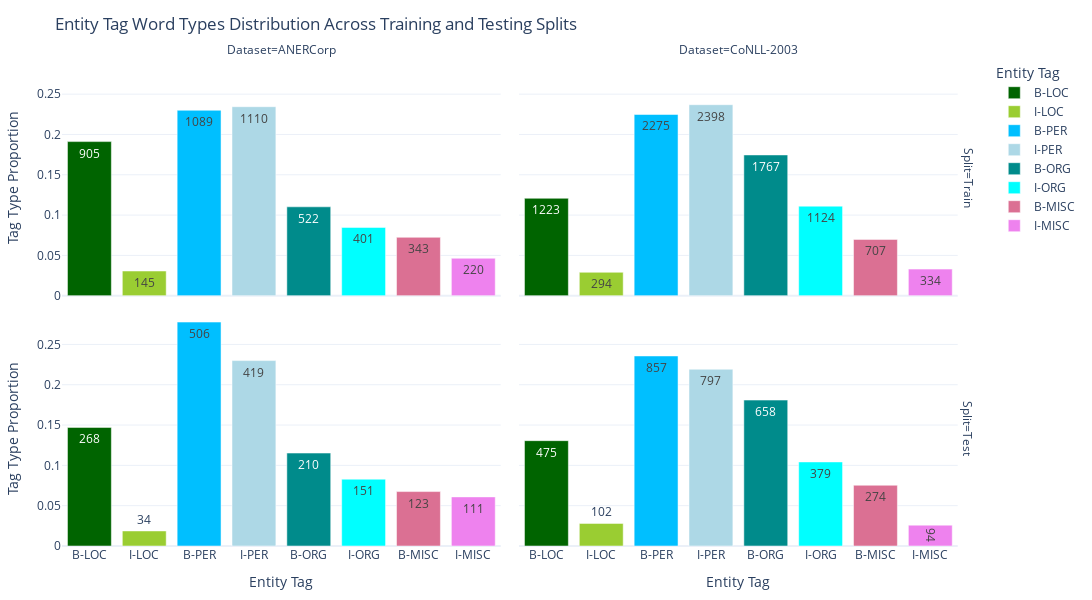

The notebook cell this image was saved under:
### Code cell
# Step 1: Calculate the total tag types for each Dataset and Split
total_tag_types = combined_tag_stats.groupby(['Dataset', 'Split'])['Tag Types'].sum().reset_index()
total_tag_types.rename(columns={'Tag Types': 'Total Tag Types'}, inplace=True)

# Step 2: Merge the total back to the original DataFrame to calculate proportions
df = combined_tag_stats.merge(total_tag_types, on=['Dataset', 'Split'])

# Step 3: Calculate the proportion of tag types within each group
df['Tag Type Proportion'] = df['Tag Types'] / df['Total Tag Types']

df
visualizer = EntityTagVisualizer(df=df)
visualizer.preprocess_data()

visualizer.plot_faceted_bar_chart('Tag Type Proportion', 'Tag Types', "Entity Tag Word Types Distribution Across Training and Testing Splits",)

### Figure 1 — Plotly figure (JSON) as saved in the notebook; plotly's stock layout.template omitted (floating-point values rounded to 4 significant figures)
{"data": [{"alignmentgroup": "True", "hovertemplate": "Entity Tag=%{x}<br>Split=Train<br>Dataset=ANERCorp<br>Tag Type Proportion=%{y}<br>Tag Types=%{text}<extra></extra>", "legendgroup": "B-LOC", "marker": {"color": "darkgreen", "pattern": {"shape": ""}}, "name": "B-LOC", "offsetgroup": "B-LOC", "orientation": "v", "showlegend": true, "text": [905], "textposition": "auto", "type": "bar", "x": ["B-LOC"], "xaxis": "x3", "y": [0.1911], "yaxis": "y3"}, {"alignmentgroup": "True", "hovertemplate": "Entity Tag=%{x}<br>Split=Train<br>Dataset=CoNLL-2003<br>Tag Type Proportion=%{y}<br>Tag Types=%{text}<extra></extra>", "legendgroup": "B-LOC", "marker": {"color": "darkgreen", "pattern": {"shape": ""}}, "name": "B-LOC", "offsetgroup": "B-LOC", "orientation": "v", "showlegend": false, "text": [1223], "textposition": "auto", "type": "bar", "x": ["B-LOC"], "xaxis": "x4", "y": [0.1208], "yaxis": "y4"}, {"alignmentgroup": "True", "hovertemplate": "Entity Tag=%{x}<br>Split=Test<br>Dataset=ANERCorp<br>Tag Type Proportion=%{y}<br>Tag Types=%{text}<extra></extra>", "legendgroup": "B-LOC", "marker": {"color": "darkgreen", "pattern": {"shape": ""}}, "name": "B-LOC", "offsetgroup": "B-LOC", "orientation": "v", "showlegend": false, "text": [268], "textposition": "auto", "type": "bar", "x": ["B-LOC"], "xaxis": "x", "y": [0.1471], "yaxis": "y"}, {"alignmentgroup": "True", "hovertemplate": "Entity Tag=%{x}<br>Split=Test<br>Dataset=CoNLL-2003<br>Tag Type Proportion=%{y}<br>Tag Types=%{text}<extra></extra>", "legendgroup": "B-LOC", "marker": {"color": "darkgreen", "pattern": {"shape": ""}}, "name": "B-LOC", "offsetgroup": "B-LOC", "orientation": "v", "showlegend": false, "text": [475], "textposition": "auto", "type": "bar", "x": ["B-LOC"], "xaxis": "x2", "y": [0.1306], "yaxis": "y2"}, {"alignmentgroup": "True", "hovertemplate": "Entity Tag=%{x}<br>Split=Train<br>Dataset=ANERCorp<br>Tag Type Proportion=%{y}<br>Tag Types=%{text}<extra></extra>", "legendgroup": "I-LOC", "marker": {"color": "yellowgreen", "pattern": {"shape": ""}}, "name": "I-LOC", "offsetgroup": "I-LOC", "orientation": "v", "showlegend": true, "text": [145], "textposition": "auto", "type": "bar", "x": ["I-LOC"], "xaxis": "x3", "y": [0.03062], "yaxis": "y3"}, {"alignmentgroup": "True", "hovertemplate": "Entity Tag=%{x}<br>Split=Train<br>Dataset=CoNLL-2003<br>Tag Type Proportion=%{y}<br>Tag Types=%{text}<extra></extra>", "legendgroup": "I-LOC", "marker": {"color": "yellowgreen", "pattern": {"shape": ""}}, "name": "I-LOC", "offsetgroup": "I-LOC", "orientation": "v", "showlegend": false, "text": [294], "textposition": "auto", "type": "bar", "x": ["I-LOC"], "xaxis": "x4", "y": [0.02905], "yaxis": "y4"}, {"alignmentgroup": "True", "hovertemplate": "Entity Tag=%{x}<br>Split=Test<br>Dataset=ANERCorp<br>Tag Type Proportion=%{y}<br>Tag Types=%{text}<extra></extra>", "legendgroup": "I-LOC", "marker": {"color": "yellowgreen", "pattern": {"shape": ""}}, "name": "I-LOC", "offsetgroup": "I-LOC", "orientation": "v", "showlegend": false, "text": [34], "textposition": "auto", "type": "bar", "x": ["I-LOC"], "xaxis": "x", "y": [0.01866], "yaxis": "y"}, {"alignmentgroup": "True", "hovertemplate": "Entity Tag=%{x}<br>Split=Test<br>Dataset=CoNLL-2003<br>Tag Type Proportion=%{y}<br>Tag Types=%{text}<extra></extra>", "legendgroup": "I-LOC", "marker": {"color": "yellowgreen", "pattern": {"shape": ""}}, "name": "I-LOC", "offsetgroup": "I-LOC", "orientation": "v", "showlegend": false, "text": [102], "textposition": "auto", "type": "bar", "x": ["I-LOC"], "xaxis": "x2", "y": [0.02805], "yaxis": "y2"}, {"alignmentgroup": "True", "hovertemplate": "Entity Tag=%{x}<br>Split=Train<br>Dataset=ANERCorp<br>Tag Type Proportion=%{y}<br>Tag Types=%{text}<extra></extra>", "legendgroup": "B-PER", "marker": {"color": "deepskyblue", "pattern": {"shape": ""}}, "name": "B-PER", "offsetgroup": "B-PER", "orientation": "v", "showlegend": true, "text": [1089], "textposition": "auto", "type": "bar", "x": ["B-PER"], "xaxis": "x3", "y": [0.23], "yaxis": "y3"}, {"alignmentgroup": "True", "hovertemplate": "Entity Tag=%{x}<br>Split=Train<br>Dataset=CoNLL-2003<br>Tag Type Proportion=%{y}<br>Tag Types=%{text}<extra></extra>", "legendgroup": "B-PER", "marker": {"color": "deepskyblue", "pattern": {"shape": ""}}, "name": "B-PER", "offsetgroup": "B-PER", "orientation": "v", "showlegend": false, "text": [2275], "textposition": "auto", "type": "bar", "x": ["B-PER"], "xaxis": "x4", "y": [0.2248], "yaxis": "y4"}, {"alignmentgroup": "True", "hovertemplate": "Entity Tag=%{x}<br>Split=Test<br>Dataset=ANERCorp<br>Tag Type Proportion=%{y}<br>Tag Types=%{text}<extra></extra>", "legendgroup": "B-PER", "marker": {"color": "deepskyblue", "pattern": {"shape": ""}}, "name": "B-PER", "offsetgroup": "B-PER", "orientation": "v", "showlegend": false, "text": [506], "textposition": "auto", "type": "bar", "x": ["B-PER"], "xaxis": "x", "y": [0.2777], "yaxis": "y"}, {"alignmentgroup": "True", "hovertemplate": "Entity Tag=%{x}<br>Split=Test<br>Dataset=CoNLL-2003<br>Tag Type Proportion=%{y}<br>Tag Types=%{text}<extra></extra>", "legendgroup": "B-PER", "marker": {"color": "deepskyblue", "pattern": {"shape": ""}}, "name": "B-PER", "offsetgroup": "B-PER", "orientation": "v", "showlegend": false, "text": [857], "textposition": "auto", "type": "bar", "x": ["B-PER"], "xaxis": "x2", "y": [0.2357], "yaxis": "y2"}, {"alignmentgroup": "True", "hovertemplate": "Entity Tag=%{x}<br>Split=Train<br>Dataset=ANERCorp<br>Tag Type Proportion=%{y}<br>Tag Types=%{text}<extra></extra>", "legendgroup": "I-PER", "marker": {"color": "lightblue", "pattern": {"shape": ""}}, "name": "I-PER", "offsetgroup": "I-PER", "orientation": "v", "showlegend": true, "text": [1110], "textposition": "auto", "type": "bar", "x": ["I-PER"], "xaxis": "x3", "y": [0.2344], "yaxis": "y3"}, {"alignmentgroup": "True", "hovertemplate": "Entity Tag=%{x}<br>Split=Train<br>Dataset=CoNLL-2003<br>Tag Type Proportion=%{y}<br>Tag Types=%{text}<extra></extra>", "legendgroup": "I-PER", "marker": {"color": "lightblue", "pattern": {"shape": ""}}, "name": "I-PER", "offsetgroup": "I-PER", "orientation": "v", "showlegend": false, "text": [2398], "textposition": "auto", "type": "bar", "x": ["I-PER"], "xaxis": "x4", "y": [0.2369], "yaxis": "y4"}, {"alignmentgroup": "True", "hovertemplate": "Entity Tag=%{x}<br>Split=Test<br>Dataset=ANERCorp<br>Tag Type Proportion=%{y}<br>Tag Types=%{text}<extra></extra>", "legendgroup": "I-PER", "marker": {"color": "lightblue", "pattern": {"shape": ""}}, "name": "I-PER", "offsetgroup": "I-PER", "orientation": "v", "showlegend": false, "text": [419], "textposition": "auto", "type": "bar", "x": ["I-PER"], "xaxis": "x", "y": [0.23], "yaxis": "y"}, {"alignmentgroup": "True", "hovertemplate": "Entity Tag=%{x}<br>Split=Test<br>Dataset=CoNLL-2003<br>Tag Type Proportion=%{y}<br>Tag Types=%{text}<extra></extra>", "legendgroup": "I-PER", "marker": {"color": "lightblue", "pattern": {"shape": ""}}, "name": "I-PER", "offsetgroup": "I-PER", "orientation": "v", "showlegend": false, "text": [797], "textposition": "auto", "type": "bar", "x": ["I-PER"], "xaxis": "x2", "y": [0.2192], "yaxis": "y2"}, {"alignmentgroup": "True", "hovertemplate": "Entity Tag=%{x}<br>Split=Train<br>Dataset=ANERCorp<br>Tag Type Proportion=%{y}<br>Tag Types=%{text}<extra></extra>", "legendgroup": "B-ORG", "marker": {"color": "darkcyan", "pattern": {"shape": ""}}, "name": "B-ORG", "offsetgroup": "B-ORG", "orientation": "v", "showlegend": true, "text": [522], "textposition": "auto", "type": "bar", "x": ["B-ORG"], "xaxis": "x3", "y": [0.1102], "yaxis": "y3"}, {"alignmentgroup": "True", "hovertemplate": "Entity Tag=%{x}<br>Split=Train<br>Dataset=CoNLL-2003<br>Tag Type Proportion=%{y}<br>Tag Types=%{text}<extra></extra>", "legendgroup": "B-ORG", "marker": {"color": "darkcyan", "pattern": {"shape": ""}}, "name": "B-ORG", "offsetgroup": "B-ORG", "orientation": "v", "showlegend": false, "text": [1767], "textposition": "auto", "type": "bar", "x": ["B-ORG"], "xaxis": "x4", "y": [0.1746], "yaxis": "y4"}, {"alignmentgroup": "True", "hovertemplate": "Entity Tag=%{x}<br>Split=Test<br>Dataset=ANERCorp<br>Tag Type Proportion=%{y}<br>Tag Types=%{text}<extra></extra>", "legendgroup": "B-ORG", "marker": {"color": "darkcyan", "pattern": {"shape": ""}}, "name": "B-ORG", "offsetgroup": "B-ORG", "orientation": "v", "showlegend": false, "text": [210], "textposition": "auto", "type": "bar", "x": ["B-ORG"], "xaxis": "x", "y": [0.1153], "yaxis": "y"}, {"alignmentgroup": "True", "hovertemplate": "Entity Tag=%{x}<br>Split=Test<br>Dataset=CoNLL-2003<br>Tag Type Proportion=%{y}<br>Tag Types=%{text}<extra></extra>", "legendgroup": "B-ORG", "marker": {"color": "darkcyan", "pattern": {"shape": ""}}, "name": "B-ORG", "offsetgroup": "B-ORG", "orientation": "v", "showlegend": false, "text": [658], "textposition": "auto", "type": "bar", "x": ["B-ORG"], "xaxis": "x2", "y": [0.181], "yaxis": "y2"}, {"alignmentgroup": "True", "hovertemplate": "Entity Tag=%{x}<br>Split=Train<br>Dataset=ANERCorp<br>Tag Type Proportion=%{y}<br>Tag Types=%{text}<extra></extra>", "legendgroup": "I-ORG", "marker": {"color": "cyan", "pattern": {"shape": ""}}, "name": "I-ORG", "offsetgroup": "I-ORG", "orientation": "v", "showlegend": true, "text": [401], "textposition": "auto", "type": "bar", "x": ["I-ORG"], "xaxis": "x3", "y": [0.08469], "yaxis": "y3"}, {"alignmentgroup": "True", "hovertemplate": "Entity Tag=%{x}<br>Split=Train<br>Dataset=CoNLL-2003<br>Tag Type Proportion=%{y}<br>Tag Types=%{text}<extra></extra>", "legendgroup": "I-ORG", "marker": {"color": "cyan", "pattern": {"shape": ""}}, "name": "I-ORG", "offsetgroup": "I-ORG", "orientation": "v", "showlegend": false, "text": [1124], "textposition": "auto", "type": "bar", "x": ["I-ORG"], "xaxis": "x4", "y": [0.111], "yaxis": "y4"}, {"alignmentgroup": "True", "hovertemplate": "Entity Tag=%{x}<br>Split=Test<br>Dataset=ANERCorp<br>Tag Type Proportion=%{y}<br>Tag Types=%{text}<extra></extra>", "legendgroup": "I-ORG", "marker": {"color": "cyan", "pattern": {"shape": ""}}, "name": "I-ORG", "offsetgroup": "I-ORG", "orientation": "v", "showlegend": false, "text": [151], "textposition": "auto", "type": "bar", "x": ["I-ORG"], "xaxis": "x", "y": [0.08288], "yaxis": "y"}, {"alignmentgroup": "True", "hovertemplate": "Entity Tag=%{x}<br>Split=Test<br>Dataset=CoNLL-2003<br>Tag Type Proportion=%{y}<br>Tag Types=%{text}<extra></extra>", "legendgroup": "I-ORG", "marker": {"color": "cyan", "pattern": {"shape": ""}}, "name": "I-ORG", "offsetgroup": "I-ORG", "orientation": "v", "showlegend": false, "text": [379], "textposition": "auto", "type": "bar", "x": ["I-ORG"], "xaxis": "x2", "y": [0.1042], "yaxis": "y2"}, {"alignmentgroup": "True", "hovertemplate": "Entity Tag=%{x}<br>Split=Train<br>Dataset=ANERCorp<br>Tag Type Proportion=%{y}<br>Tag Types=%{text}<extra></extra>", "legendgroup": "B-MISC", "marker": {"color": "palevioletred", "pattern": {"shape": ""}}, "name": "B-MISC", "offsetgroup": "B-MISC", "orientation": "v", "showlegend": true, "text": [343], "textposition": "auto", "type": "bar", "x": ["B-MISC"], "xaxis": "x3", "y": [0.07244], "yaxis": "y3"}, {"alignmentgroup": "True", "hovertemplate": "Entity Tag=%{x}<br>Split=Train<br>Dataset=CoNLL-2003<br>Tag Type Proportion=%{y}<br>Tag Types=%{text}<extra></extra>", "legendgroup": "B-MISC", "marker": {"color": "palevioletred", "pattern": {"shape": ""}}, "name": "B-MISC", "offsetgroup": "B-MISC", "orientation": "v", "showlegend": false, "text": [707], "textposition": "auto", "type": "bar", "x": ["B-MISC"], "xaxis": "x4", "y": [0.06985], "yaxis": "y4"}, {"alignmentgroup": "True", "hovertemplate": "Entity Tag=%{x}<br>Split=Test<br>Dataset=ANERCorp<br>Tag Type Proportion=%{y}<br>Tag Types=%{text}<extra></extra>", "legendgroup": "B-MISC", "marker": {"color": "palevioletred", "pattern": {"shape": ""}}, "name": "B-MISC", "offsetgroup": "B-MISC", "orientation": "v", "showlegend": false, "text": [123], "textposition": "auto", "type": "bar", "x": ["B-MISC"], "xaxis": "x", "y": [0.06751], "yaxis": "y"}, {"alignmentgroup": "True", "hovertemplate": "Entity Tag=%{x}<br>Split=Test<br>Dataset=CoNLL-2003<br>Tag Type Proportion=%{y}<br>Tag Types=%{text}<extra></extra>", "legendgroup": "B-MISC", "marker": {"color": "palevioletred", "pattern": {"shape": ""}}, "name": "B-MISC", "offsetgroup": "B-MISC", "orientation": "v", "showlegend": false, "text": [274], "textposition": "auto", "type": "bar", "x": ["B-MISC"], "xaxis": "x2", "y": [0.07536], "yaxis": "y2"}, {"alignmentgroup": "True", "hovertemplate": "Entity Tag=%{x}<br>Split=Train<br>Dataset=ANERCorp<br>Tag Type Proportion=%{y}<br>Tag Types=%{text}<extra></extra>", "legendgroup": "I-MISC", "marker": {"color": "violet", "pattern": {"shape": ""}}, "name": "I-MISC", "offsetgroup": "I-MISC", "orientation": "v", "showlegend": true, "text": [220], "textposition": "auto", "type": "bar", "x": ["I-MISC"], "xaxis": "x3", "y": [0.04646], "yaxis": "y3"}, {"alignmentgroup": "True", "hovertemplate": "Entity Tag=%{x}<br>Split=Train<br>Dataset=CoNLL-2003<br>Tag Type Proportion=%{y}<br>Tag Types=%{text}<extra></extra>", "legendgroup": "I-MISC", "marker": {"color": "violet", "pattern": {"shape": ""}}, "name": "I-MISC", "offsetgroup": "I-MISC", "orientation": "v", "showlegend": false, "text": [334], "textposition": "auto", "type": "bar", "x": ["I-MISC"], "xaxis": "x4", "y": [0.033], "yaxis": "y4"}, {"alignmentgroup": "True", "hovertemplate": "Entity Tag=%{x}<br>Split=Test<br>Dataset=ANERCorp<br>Tag Type Proportion=%{y}<br>Tag Types=%{text}<extra></extra>", "legendgroup": "I-MISC", "marker": {"color": "violet", "pattern": {"shape": ""}}, "name": "I-MISC", "offsetgroup": "I-MISC", "orientation": "v", "showlegend": false, "text": [111], "textposition": "auto", "type": "bar", "x": ["I-MISC"], "xaxis": "x", "y": [0.06092], "yaxis": "y"}, {"alignmentgroup": "True", "hovertemplate": "Entity Tag=%{x}<br>Split=Test<br>Dataset=CoNLL-2003<br>Tag Type Proportion=%{y}<br>Tag Types=%{text}<extra></extra>", "legendgroup": "I-MISC", "marker": {"color": "violet", "pattern": {"shape": ""}}, "name": "I-MISC", "offsetgroup": "I-MISC", "orientation": "v", "showlegend": false, "text": [94], "textposition": "auto", "type": "bar", "x": ["I-MISC"], "xaxis": "x2", "y": [0.02585], "yaxis": "y2"}], "layout": {"annotations": [{"font": {}, "showarrow": false, "text": "Dataset=ANERCorp", "x": 0.24, "xanchor": "center", "xref": "paper", "y": 1, "yanchor": "bottom", "yref": "paper"}, {"font": {}, "showarrow": false, "text": "Dataset=CoNLL-2003", "x": 0.74, "xanchor": "center", "xref": "paper", "y": 1, "yanchor": "bottom", "yref": "paper"}, {"font": {}, "showarrow": false, "text": "Split=Test", "textangle": 90, "x": 0.98, "xanchor": "left", "xref": "paper", "y": 0.2425, "yanchor": "middle", "yref": "paper"}, {"font": {}, "showarrow": false, "text": "Split=Train", "textangle": 90, "x": 0.98, "xanchor": "left", "xref": "paper", "y": 0.7575, "yanchor": "middle", "yref": "paper"}], "barmode": "relative", "height": 600, "legend": {"title": {"text": "Entity Tag"}, "tracegroupgap": 0}, "margin": {"b": 20, "l": 20, "r": 20, "t": 60}, "title": {"text": "Entity Tag Word Types Distribution Across Training and Testing Splits"}, "width": 1200, "xaxis": {"anchor": "y", "categoryarray": ["B-LOC", "I-LOC", "B-PER", "I-PER", "B-ORG", "I-ORG", "B-MISC", "I-MISC"], "categoryorder": "array", "domain": [0, 0.48], "title": {"text": "Entity Tag"}}, "xaxis2": {"anchor": "y2", "categoryarray": ["B-LOC", "I-LOC", "B-PER", "I-PER", "B-ORG", "I-ORG", "B-MISC", "I-MISC"], "categoryorder": "array", "domain": [0.5, 0.98], "matches": "x", "title": {"text": "Entity Tag"}}, "xaxis3": {"anchor": "y3", "domain": [0, 0.48], "matches": "x", "showticklabels": false}, "xaxis4": {"anchor": "y4", "domain": [0.5, 0.98], "matches": "x", "showticklabels": false}, "yaxis": {"anchor": "x", "domain": [0, 0.485], "title": {"text": "Tag Type Proportion"}}, "yaxis2": {"anchor": "x2", "domain": [0, 0.485], "matches": "y", "showticklabels": false}, "yaxis3": {"anchor": "x3", "domain": [0.515, 1], "matches": "y", "title": {"text": "Tag Type Proportion"}}, "yaxis4": {"anchor": "x4", "domain": [0.515, 1], "matches": "y", "showticklabels": false}}}
